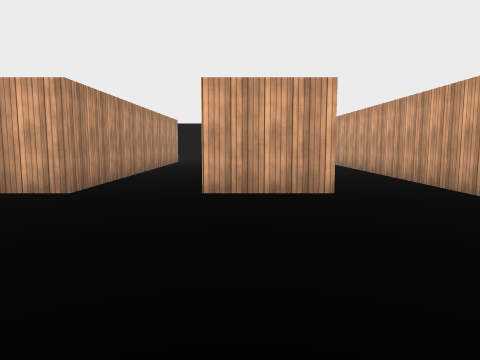
View 1 (above)

23 first-person views from a walk through a scene from a Unity 3-D project. The camera is 1.3 m above the floor, tilts 6° down and sees 70° across. The floor is counted in squares, 2 m on a side. Each view is taken from the middle of a square. On the plan, view 1 faces up. The plan holds only what a view shows up to about 10 squares ahead; the rest is blank. The place goes on beyond the plan. Surface patterns are stand-ins for the level's own textures.

View 2
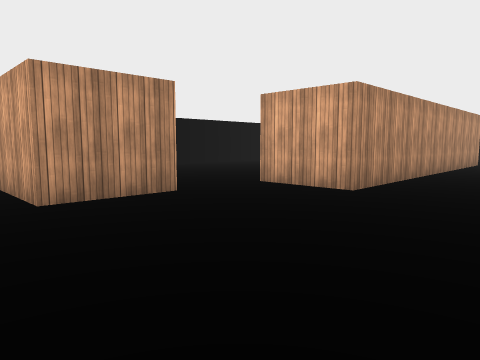

View 3
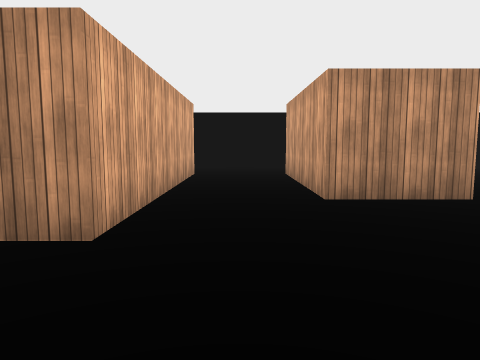

View 4
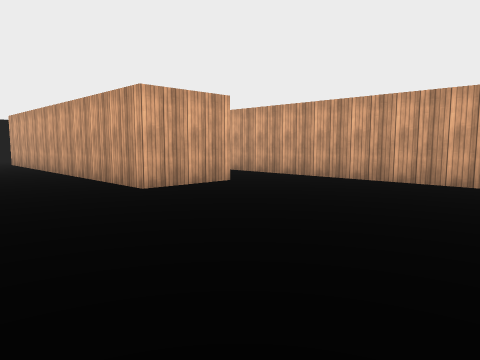

View 5
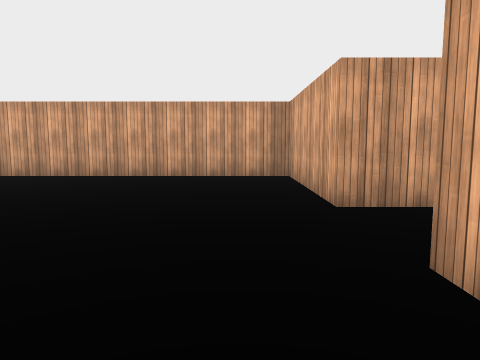

View 6
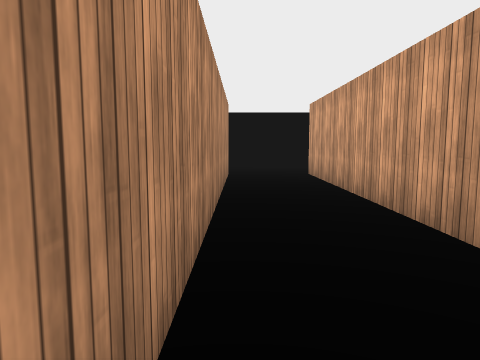

View 7
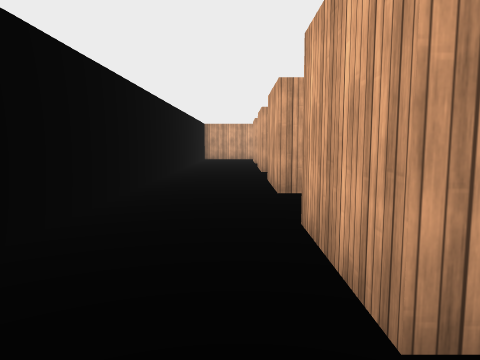

View 8
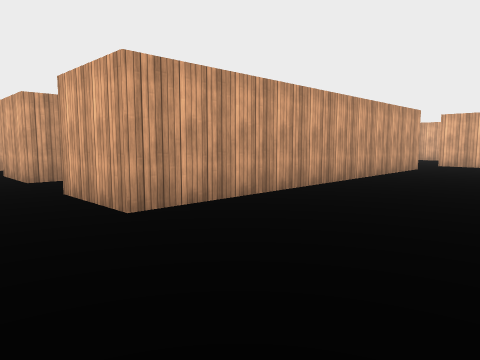

View 9
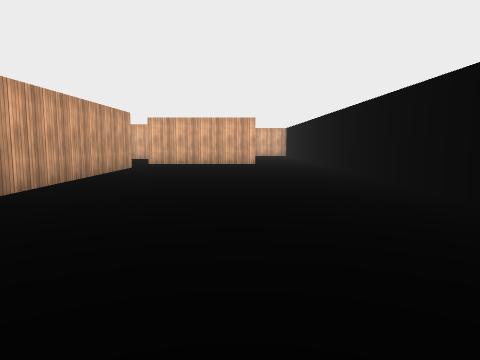

View 10
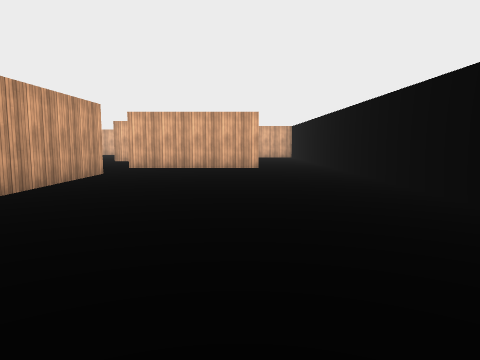

View 11
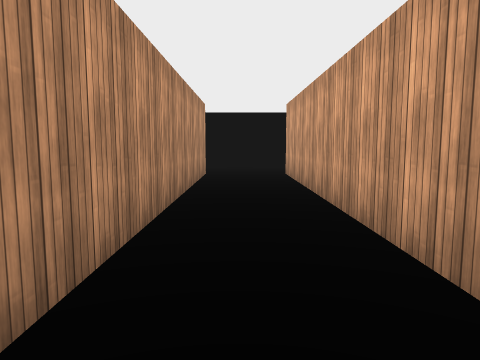

View 12
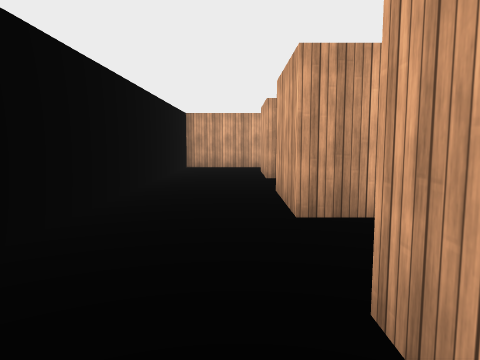

View 13
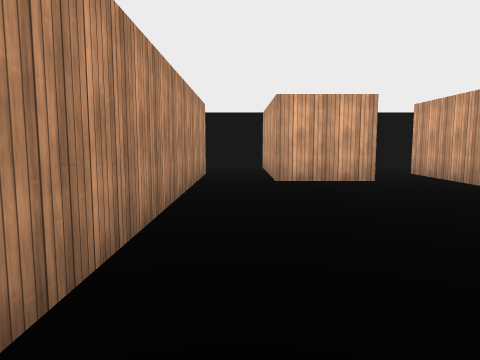

View 14
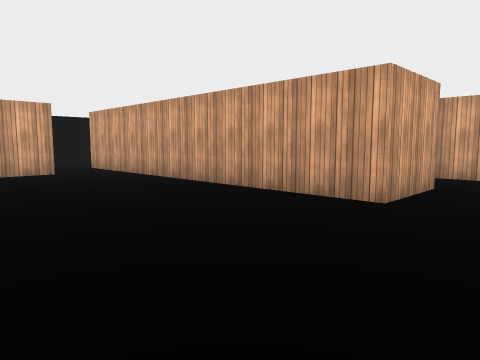

View 15
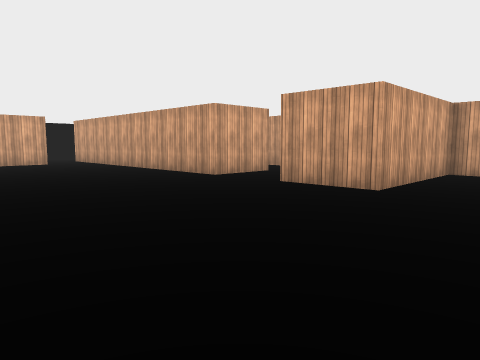

View 16
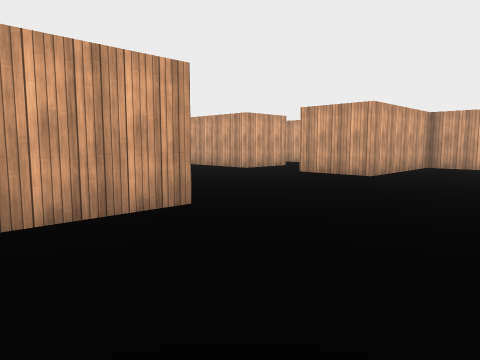

View 17
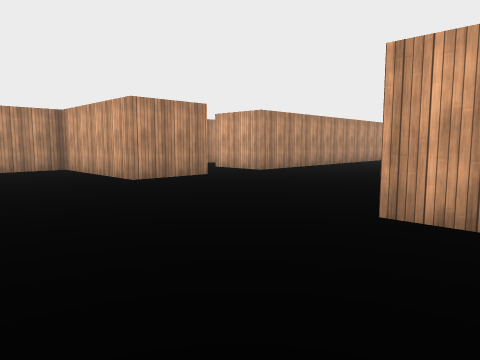

View 18
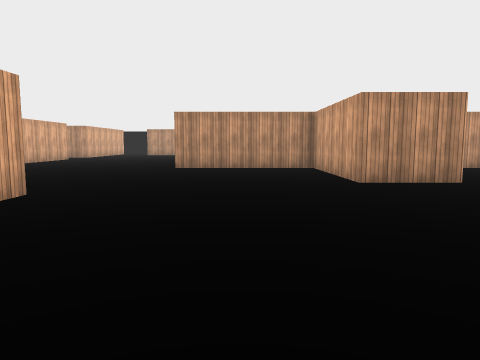

View 19
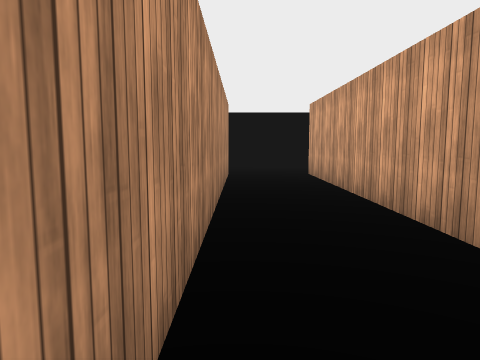

View 20
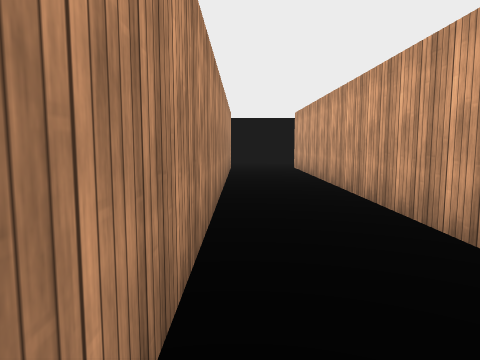

View 21
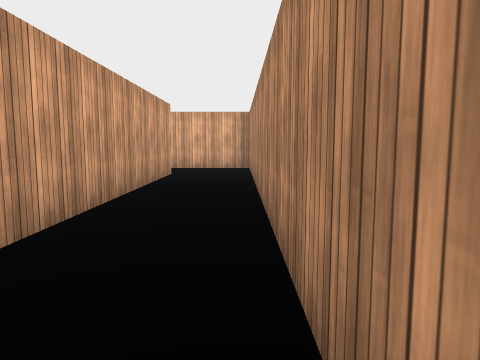

View 22
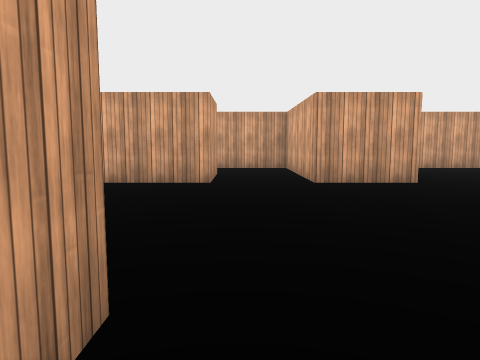

View 23
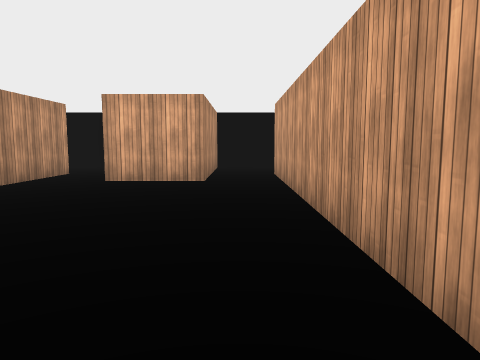

### Floor plan
Points are (right, up) in squares from view 1. A wall is a line through its corners. A room is listed if a view was taken in it or the views show most of it. See-through windows are left out.
Room 1 (views 1, 2, 3, 4, 5, 6, 11, 12)
walls: (1.4, 4.5) (-0.5, 4.5) (-0.5, 12.5) (1.3, 12.5) (1.3, 6); (-4, 2.7) (-4, 1) (-7.5, 1); (-0.5, -1) (3, -1) (3, 12.5) (4.8, 12.5); (-4, 12.5) (-2.2, 12.5) (-2.2, 4.5) (-4, 4.5); (-9.5, 2.5) (-9.5, -0.4); (-7.5, -1) (-2.2, -1); (4.6, 14.5) (-2.4, 14.5)
ways out: opening at (-8.5, 1.5) to room 2; opening at (-4, 3.5) to room 2; opening at (3.5, 13.5) to room 4; opening at (-8.5, -1.5)
Room 2 (views 7, 8, 9, 10)
walls: (-9.5, 9.9) (-9.5, 2.5); (-4, 4.5) (-4, 12.5); (-7.5, 2.7) (-4, 2.7)
ways out: opening at (-8.5, 1.5) to room 1; opening at (-4, 3.5) to room 1
Room 3 (views 13, 14, 15, 16, 17, 18, 22, 23)
walls: (9.6, -3.7) (10.1, -3.7); (8.3, 2.9) (8.3, 1) (4.8, 1) (4.8, -2.7); (16.3, -2.5) (16.3, 1) (12.8, 1) (12.8, 2.7) (14.6, 2.7); (14.5, 4.5) (12.8, 4.5) (12.8, 12.5); (-0.5, -2.1) (-0.5, -1); (-2.2, -1) (-2.2, -1.6); (11.4, 12.5) (11.4, 11) (9.6, 11) (9.6, 12.5); (8.3, 12.5) (8.3, 4.5) (6.5, 4.5)
ways out: opening at (7.5, 3.5) to room 4; opening at (12, 11.5) to room 5; opening at (9, 11.5) to room 6; opening at (13.5, 3.5)
Room 4 (views 19, 20, 21)
walls: (4.8, 12.5) (4.8, 3.3); (6.5, 4.5) (6.5, 12.5) (8.3, 12.5); (8.6, 14.5) (4.6, 14.5); (4.6, 2.7) (6.9, 2.7)
ways out: opening at (3.5, 13.5) to room 1; opening at (7.5, 3.5) to room 3; opening at (7.5, 13.5) to room 6
Room 5 (no view inside)
walls: (12.4, 14.5) (11.4, 14.5) (11.4, 12.5)
ways out: opening at (12, 11.5) to room 3; opening at (13.5, 13.5)
Room 6 (no view inside)
walls: (9.6, 12.5) (9.6, 14.5) (8.6, 14.5)
ways out: opening at (9, 11.5) to room 3; opening at (7.5, 13.5) to room 4

Where each view was taken, in squares from view 1:
view 1: 0 up, 0 right, facing up
view 2: 0 up, 0 right, facing up-left
view 3: 0 up, 0 right, facing left
view 4: 0 up, 3 left, facing up-right
view 5: 0 up, 4 left, facing right
view 6: 5 up, 2 left, facing up
view 7: 13 up, 5 left, facing right
view 8: 14 up, 7 left, facing down-right
view 9: 14 up, 7 left, facing down
view 10: 12 up, 7 left, facing down
view 11: 5 up, 2 right, facing up
view 12: 13 up, 0 right, facing right
view 13: 5 up, 9 right, facing up
view 14: 3 up, 9 right, facing up-right
view 15: 1 down, 8 right, facing up-right
view 16: 2 down, 6 right, facing up-right
view 17: 2 down, 14 right, facing up-left
view 18: 1 down, 14 right, facing left
view 19: 5 up, 5 right, facing up
view 20: 3 up, 5 right, facing up
view 21: 12 up, 5 right, facing down
view 22: 4 up, 7 right, facing right
view 23: 5 up, 12 right, facing up
